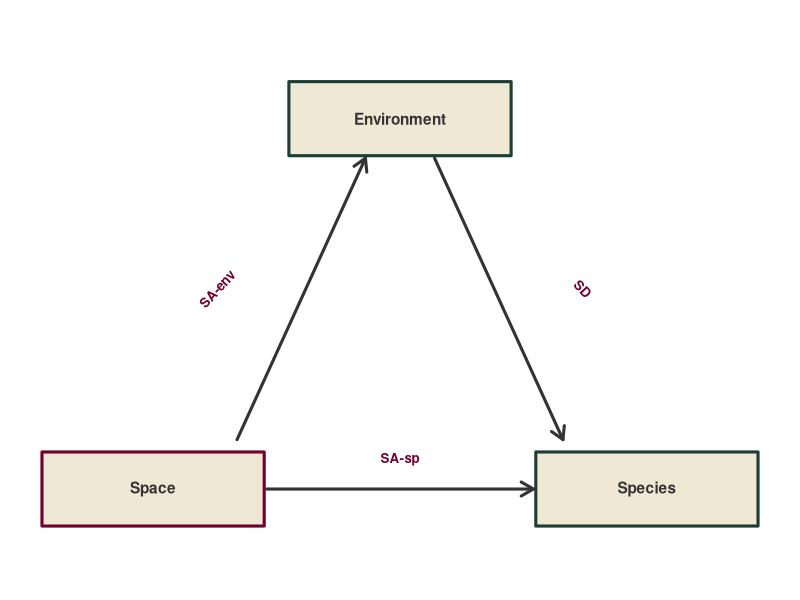
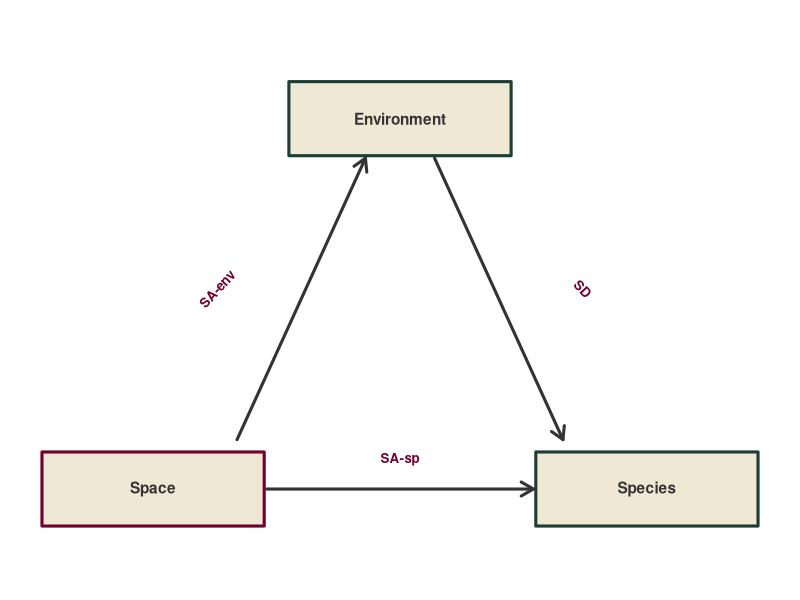
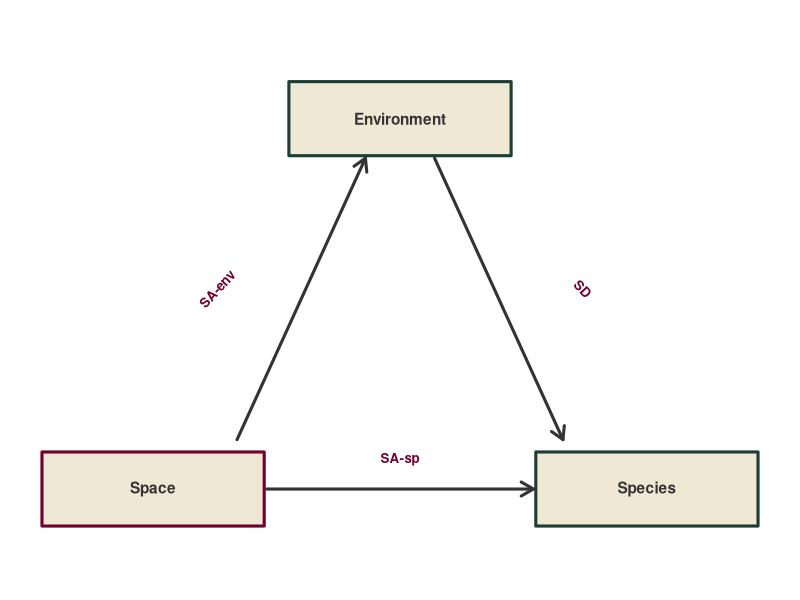
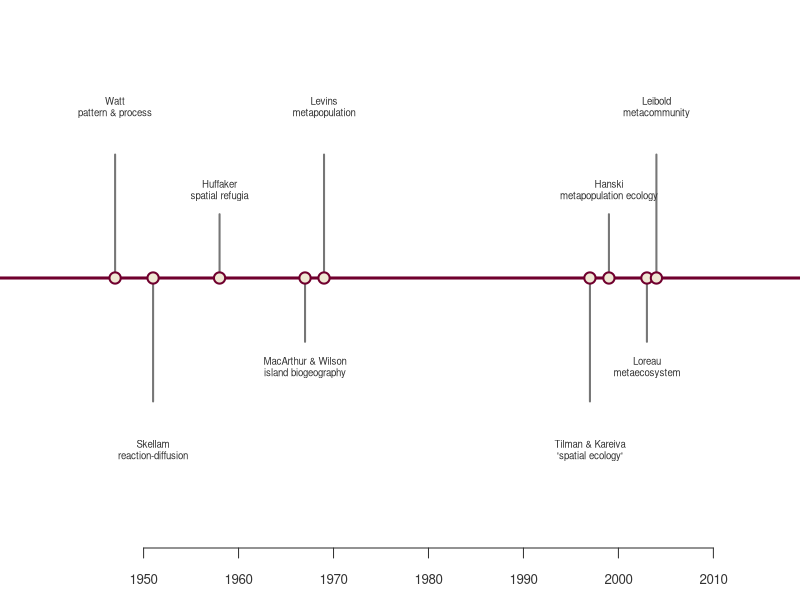

Here is the R script that generated these plots, in order:
## ---- chunk 1
#| autorun: true
#| fig-alt: "Triangle diagram. A node labelled Space sits at the top. Arrows run from Space down-left to Environment, labelled SA-env, and down-right to Species, labelled SA-sp. A third arrow runs from Environment across to Species, labelled SD."
op <- par(mar = c(0, 0, 1, 0))
plot(NA, xlim = c(-1.5, 1.5), ylim = c(-1.0, 1.15),
     asp = 1, axes = FALSE, xlab = "", ylab = "")

nx <- c(0, -1.0, 1.0); ny <- c(0.85, -0.65, -0.65)
nm <- c("Environment", "Space", "Species")
cl <- c("#1D3C34","#70002E", "#1D3C34")

arrows(
       nx[2] + 0.34,
       ny[2] + 0.20,
       nx[1] - 0.14,
       ny[1] - 0.16,
       lwd = 3, length = 0.14, col = "#333333")
arrows(nx[1] + 0.14,
       ny[1] - 0.16,
       nx[3] - 0.34,
       ny[3] + 0.20,
       lwd = 3, length = 0.14, col = "#333333")
arrows(nx[2] + 0.46, 
       ny[2],
       nx[3] - 0.46,
       ny[3],
       lwd = 3, length = 0.14, col = "#333333")



text(-0.74,  0.16, "SA-env", srt = 47,  cex = 0.80, font = 2, col = "#70002E")
text( 0.74,  0.16, "SD",  srt = -47, cex = 0.80, font = 2, col = "#70002E")
text( 0.00, -0.53, "SA-sp",                cex = 0.80, font = 2, col = "#70002E")

for (i in 1:3) {
  rect(nx[i] - 0.45, ny[i] - 0.15, nx[i] + 0.45, ny[i] + 0.15,
       col = "#EFE8D4", border = cl[i], lwd = 3)
  text(nx[i], ny[i], nm[i], font = 2, cex = 0.92, col = "#333333")
}
par(op)
## ---- chunk 2
#| autorun: true
#| fig-alt: "Triangle diagram. A node labelled Space sits at the top. Arrows run from Space down-left to Environment, labelled SA-env, and down-right to Species, labelled SA-sp. A third arrow runs from Environment across to Species, labelled SD."
op <- par(mar = c(0, 0, 1, 0))
plot(NA, xlim = c(-1.5, 1.5), ylim = c(-1.0, 1.15),
     asp = 1, axes = FALSE, xlab = "", ylab = "")

nx <- c(0, -1.0, 1.0); ny <- c(0.85, -0.65, -0.65)
nm <- c("Environment", "Space", "Species")
cl <- c("#1D3C34","#70002E", "#1D3C34")

arrows(
       nx[2] + 0.34,
       ny[2] + 0.20,
       nx[1] - 0.14,
       ny[1] - 0.16,
       lwd = 3, length = 0.14, col = "#333333")
arrows(nx[1] + 0.14,
       ny[1] - 0.16,
       nx[3] - 0.34,
       ny[3] + 0.20,
       lwd = 3, length = 0.14, col = "#333333")
arrows(nx[2] + 0.46, 
       ny[2],
       nx[3] - 0.46,
       ny[3],
       lwd = 3, length = 0.14, col = "#333333")



text(-0.74,  0.16, "SA-env", srt = 47,  cex = 0.80, font = 2, col = "#70002E")
text( 0.74,  0.16, "SD",  srt = -47, cex = 0.80, font = 2, col = "#70002E")
text( 0.00, -0.53, "SA-sp",                cex = 0.80, font = 2, col = "#70002E")

for (i in 1:3) {
  rect(nx[i] - 0.45, ny[i] - 0.15, nx[i] + 0.45, ny[i] + 0.15,
       col = "#EFE8D4", border = cl[i], lwd = 3)
  text(nx[i], ny[i], nm[i], font = 2, cex = 0.92, col = "#333333")
}
par(op)
## ---- chunk 3
#| autorun: true
#| fig-alt: "Triangle diagram. A node labelled Space sits at the top. Arrows run from Space down-left to Environment, labelled SA-env, and down-right to Species, labelled SA-sp. A third arrow runs from Environment across to Species, labelled SD."
op <- par(mar = c(0, 0, 1, 0))
plot(NA, xlim = c(-1.5, 1.5), ylim = c(-1.0, 1.15),
     asp = 1, axes = FALSE, xlab = "", ylab = "")

nx <- c(0, -1.0, 1.0); ny <- c(0.85, -0.65, -0.65)
nm <- c("Environment", "Space", "Species")
cl <- c("#1D3C34","#70002E", "#1D3C34")

arrows(
       nx[2] + 0.34,
       ny[2] + 0.20,
       nx[1] - 0.14,
       ny[1] - 0.16,
       lwd = 3, length = 0.14, col = "#333333")
arrows(nx[1] + 0.14,
       ny[1] - 0.16,
       nx[3] - 0.34,
       ny[3] + 0.20,
       lwd = 3, length = 0.14, col = "#333333")
arrows(nx[2] + 0.46, 
       ny[2],
       nx[3] - 0.46,
       ny[3],
       lwd = 3, length = 0.14, col = "#333333")



text(-0.74,  0.16, "SA-env", srt = 47,  cex = 0.80, font = 2, col = "#70002E")
text( 0.74,  0.16, "SD",  srt = -47, cex = 0.80, font = 2, col = "#70002E")
text( 0.00, -0.53, "SA-sp",                cex = 0.80, font = 2, col = "#70002E")

for (i in 1:3) {
  rect(nx[i] - 0.45, ny[i] - 0.15, nx[i] + 0.45, ny[i] + 0.15,
       col = "#EFE8D4", border = cl[i], lwd = 3)
  text(nx[i], ny[i], nm[i], font = 2, cex = 0.92, col = "#333333")
}
par(op)
## ---- chunk 4
yr  <- c(1947, 1951, 1958, 1967, 1969, 1997, 1999, 2003, 2004)
lab <- c("Watt\npattern & process", "Skellam\nreaction-diffusion",
         "Huffaker\nspatial refugia", "MacArthur & Wilson\nisland biogeography",
         "Levins\nmetapopulation", "Tilman & Kareiva\n'spatial ecology'",
         "Hanski\nmetapopulation ecology", "Loreau\nmetaecosystem",
         "Leibold\nmetacommunity")
## four stagger levels so the 1997-2004 cluster does not overlap
lev <- c(1.20, -1.20, 0.62, -0.62, 1.20, -1.20, 0.62, -0.62, 1.20)

op <- par(mar = c(2.6, 0, 0.4, 0))
plot(NA, xlim = c(1938, 2016), ylim = c(-1.75, 1.75), axes = FALSE, xlab = "", ylab = "")
abline(h = 0, lwd = 3, col = "#70002E")
axis(1, at = seq(1950, 2010, 10), col = "#333333", col.axis = "#333333", cex.axis = 0.8)
segments(yr, 0, yr, lev * 0.72, col = "#767676", lwd = 2)
points(yr, rep(0, length(yr)), pch = 21, bg = "#EFE8D4", col = "#70002E", cex = 1.5, lwd = 2)
text(yr, lev, lab, cex = 0.58, col = "#333333")
